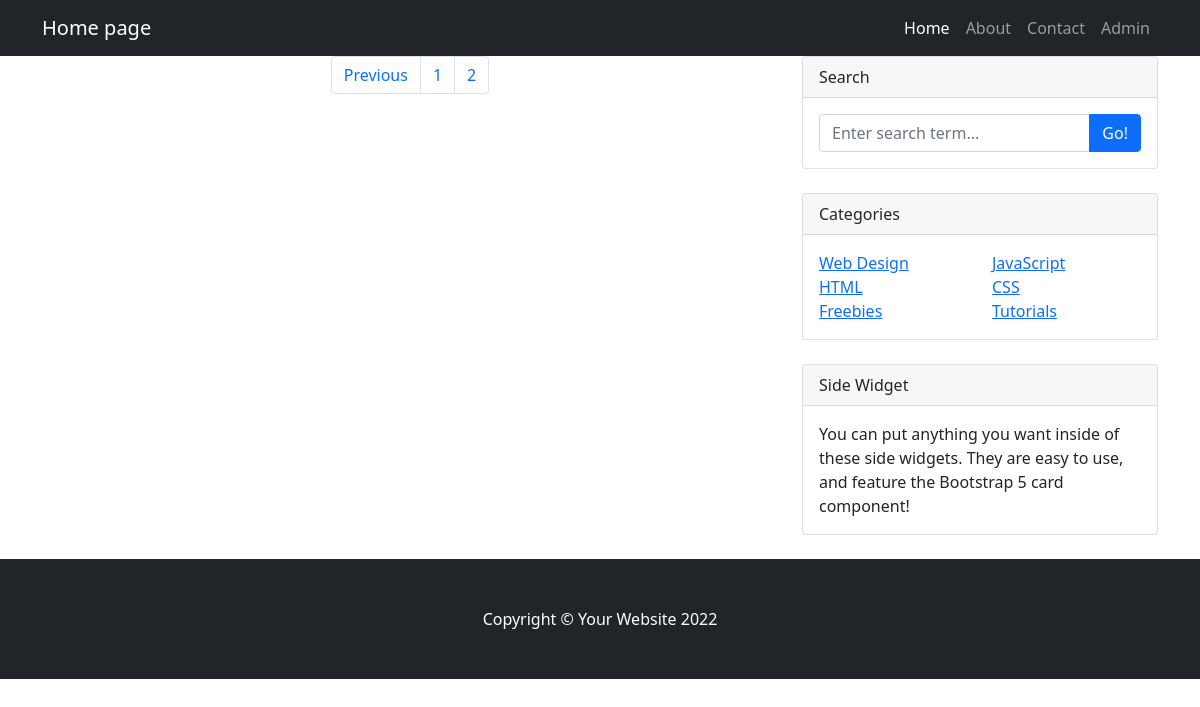
The app's page /index.php?page=3, older data.
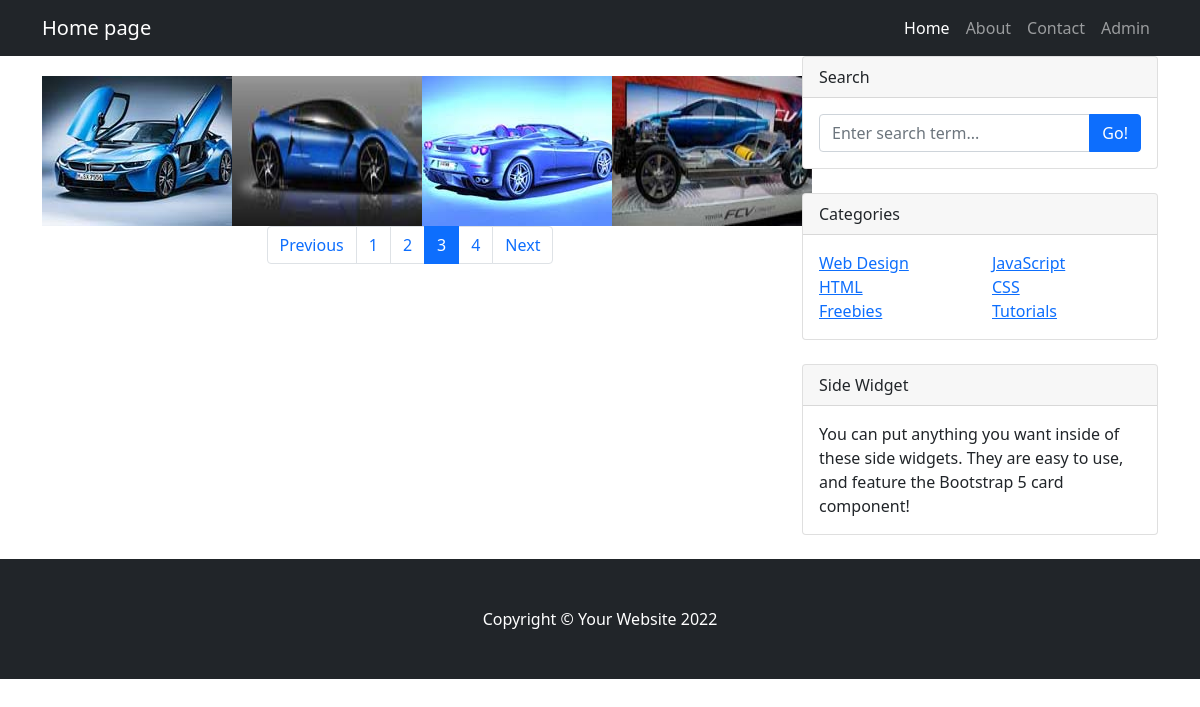
The same page, newer data.
### tables this page shows
CREATE TABLE `photos` (
  `id` int(11) NOT NULL,
  `title` varchar(255) NOT NULL,
  `caption` varchar(255) NOT NULL,
  `description` text NOT NULL,
  `filename` varchar(255) NOT NULL,
  `alternate_text` varchar(255) NOT NULL,
  `type` varchar(255) NOT NULL,
  `size` int(11) NOT NULL,
  `date` date NOT NULL
);

### admin/includes/database.php (called while the page is built, shortened)
<?php
class Database
{
   public $connection;
   public function open_db_connection()
   {
      $this->connection = new mysqli(DB_HOST, DB_USER, DB_PASS, DB_NAME);
   }
   public function query($sql)
   {
      $result = $this->connection->query($sql);
      return $result;
   }
}
$database = new Database();

### admin/includes/db_object.php (called while the page is built, shortened)
<?php
class Db_object
{
   public static function find_by_query($sql)
   {
      global $database;
      $result_set = $database->query($sql);
      $the_object_array = array();
      while ($row = mysqli_fetch_array($result_set)) {
         $the_object_array[] = static::instantiation($row);
      }
      return $the_object_array;
   }
   public static function instantiation($the_record)
   {
      $the_object = new $calling_class;
      foreach ($the_record as $property => $value) {
         if ($the_object->has_the_property($property)) {
            $the_object->$property = $value;
         }
      }
      return $the_object;
   }
   private function has_the_property($property)
   {
      $object_properties = get_object_vars($this);
      return array_key_exists($property, $object_properties);
   }
   public static function count_all()
   {
      global $database;
      $sql = "SELECT COUNT(*) FROM " . static::$db_table;
      $result_set = $database->query($sql);
      $row = mysqli_fetch_array($result_set);
      return array_shift($row);
   }
}

### admin/includes/paginate.php (called while the page is built)
<?php
class Paginate
{
   public $current_page;
   public $items_per_page;
   public $items_total_count;
   public function __construct($page = 1, $items_per_page = 4, $items_total_count = 0)
   {
      $this->current_page = (int)$page;
      $this->items_per_page = (int)$items_per_page;
      $this->items_total_count = (int)$items_total_count;
   }
   public function next()
   {
      return $this->current_page + 1;
   }
   public function previous()
   {
      return $this->current_page - 1;
   }
   public function page_total()
   {
      return ceil($this->items_total_count / $this->items_per_page);
   }
   public function has_previous()
   {
      return $this->previous() >= 1 ? true : false;
   }
   public function has_next()
   {
      return $this->next() <= $this->page_total() ? true : false;
   }
   public function offset()
   {
      return ($this->current_page - 1) * $this->items_per_page;
   }
}

### admin/includes/photo.php (called while the page is built, shortened)
<?php
class Photo extends Db_object
{
   public $filename;
   public $upload_directory = "images";
   public function picture_path()
   {
      return $this->upload_directory . DS . $this->filename;
   }
}

### index.php (the view)
<?php include "includes/header.php"; ?>
<?php
$page = !empty($_GET['page']) ? (int)$_GET['page'] : 1;
$items_per_page = 4;
$items_total_count = Photo::count_all();
$paginate = new Paginate($page, $items_per_page, $items_total_count);
$sql = "SELECT * FROM photos LIMIT {$items_per_page} OFFSET {$paginate->offset()}";
$photos = Photo::find_by_query($sql);
?>
<div class="row">
   <div class="col-lg-8">
      <div class="thumbnails row">
         <?php foreach ($photos as $photo) : ?>
            <div class="col-xs-6 col-md-3">
               <a href="photo.php?id=<?php echo $photo->id; ?>" class="thumbnail">
                  <img class="img-responsive home_page_photo" src="admin/<?php echo $photo->picture_path(); ?>" alt="">
               </a>
            </div>
         <?php endforeach; ?>
      </div>
      <div class="row">
         <nav aria-label="Page navigation example">
            <ul class="pagination justify-content-center">
               <?php
               if ($paginate->page_total() > 1) {
                  if ($paginate->has_previous()) {
                     echo "<li class='page-item'><a class='page-link' href='index.php?page={$paginate->previous()}' tabindex='-1' aria-disabled='true'>Previous</a></li>";
                  }
                  for ($i = 1; $i <= $paginate->page_total(); $i++) {
                     if ($paginate->current_page == $i) {
                        echo "<li class='page-item active' aria-current='page'><a class='page-link' href='index.php?page={$i}'>{$i}</a></li>";
                     } else {
                        echo "<li class='page-item'><a class='page-link' href='index.php?page={$i}'>{$i}</a></li>";
                     }
                  }
                  if ($paginate->has_next()) {
                     echo "<li class='page-item'><a class='page-link' href='index.php?page={$paginate->next()}'>Next</a></li>";
                  }
               }
               ?>
            </ul>
         </nav>
      </div>
   </div>
   <div class="col-lg-4">
      <?php include "includes/sidebar.php" ?>
   </div>
</div>
</div>
<?php include "includes/footer.php"; ?>

Row changes from the older to the newer data that the page shows:
added photos: filename (picture)
added photos: filename (picture)
added photos: filename (picture)
added photos: filename (picture)
Text that changed along with them:
new list line: "3"
new list line: "4"
text now shown: "Next"
